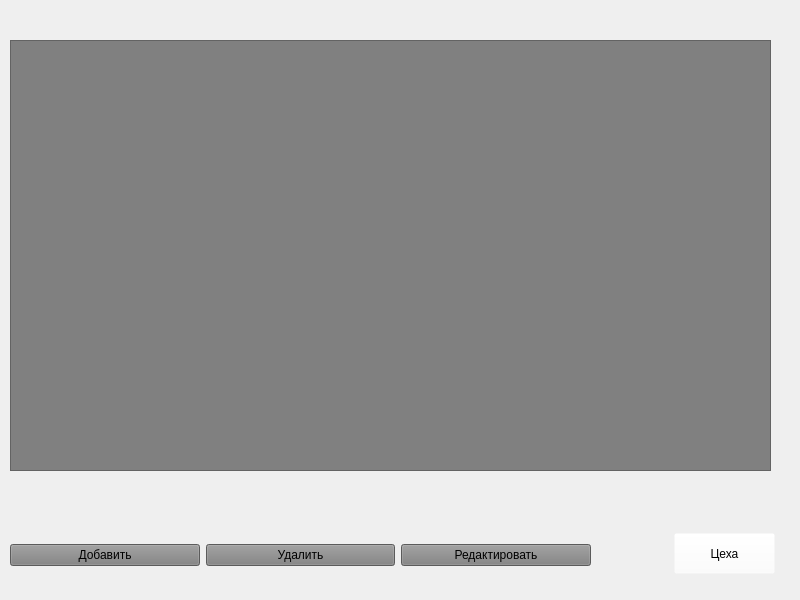
<?xml version="1.0" encoding="UTF-8"?>
<ui version="4.0">
 <class>MainWindow</class>
 <widget class="QMainWindow" name="MainWindow">
  <property name="geometry">
   <rect>
    <x>0</x>
    <y>0</y>
    <width>800</width>
    <height>600</height>
   </rect>
  </property>
  <property name="windowTitle">
   <string>Мебель</string>
  </property>
  <widget class="QWidget" name="centralwidget">
   <widget class="QTableWidget" name="tableWidget">
    <property name="geometry">
     <rect>
      <x>10</x>
      <y>40</y>
      <width>761</width>
      <height>431</height>
     </rect>
    </property>
    <property name="styleSheet">
     <string notr="true">background-color: rgb(128, 128, 128);
font-family: Segoe UI</string>
    </property>
   </widget>
   <widget class="QPushButton" name="open_shop">
    <property name="geometry">
     <rect>
      <x>674</x>
      <y>533</y>
      <width>101</width>
      <height>41</height>
     </rect>
    </property>
    <property name="styleSheet">
     <string notr="true">background-color: rgb(255, 255, 255, 0);
font-family: Segoe UI</string>
    </property>
    <property name="text">
     <string>Цеха</string>
    </property>
   </widget>
   <widget class="QWidget" name="">
    <property name="geometry">
     <rect>
      <x>10</x>
      <y>540</y>
      <width>581</width>
      <height>31</height>
     </rect>
    </property>
    <layout class="QHBoxLayout" name="horizontalLayout">
     <item>
      <widget class="QPushButton" name="add_btn">
       <property name="styleSheet">
        <string notr="true">background-color: rgb(128, 128, 128);
font-family: Segoe UI</string>
       </property>
       <property name="text">
        <string>Добавить</string>
       </property>
      </widget>
     </item>
     <item>
      <widget class="QPushButton" name="delete_btn">
       <property name="styleSheet">
        <string notr="true">background-color: rgb(128, 128, 128);
font-family: Segoe UI</string>
       </property>
       <property name="text">
        <string>Удалить</string>
       </property>
      </widget>
     </item>
     <item>
      <widget class="QPushButton" name="edit_btn">
       <property name="styleSheet">
        <string notr="true">background-color: rgb(128, 128, 128);
font-family: Segoe UI</string>
       </property>
       <property name="text">
        <string>Редактировать</string>
       </property>
      </widget>
     </item>
    </layout>
   </widget>
  </widget>
 </widget>
 <resources/>
 <connections/>
</ui>
